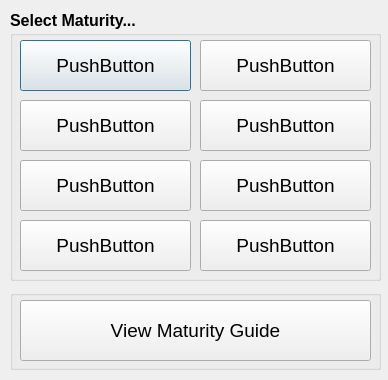
<ui version="4.0" >
 <class>matselDlg</class>
 <widget class="QDialog" name="matselDlg" >
  <property name="geometry" >
   <rect>
    <x>0</x>
    <y>0</y>
    <width>388</width>
    <height>380</height>
   </rect>
  </property>
  <property name="windowTitle" >
   <string>Maturity Selection</string>
  </property>
  <widget class="QGroupBox" name="groupBox" >
   <property name="geometry" >
    <rect>
     <x>10</x>
     <y>30</y>
     <width>371</width>
     <height>251</height>
    </rect>
   </property>
   <property name="title" >
    <string/>
   </property>
   <widget class="QPushButton" name="mat1Btn" >
    <property name="geometry" >
     <rect>
      <x>10</x>
      <y>10</y>
      <width>171</width>
      <height>51</height>
     </rect>
    </property>
    <property name="font" >
     <font>
      <pointsize>14</pointsize>
     </font>
    </property>
    <property name="text" >
     <string>PushButton</string>
    </property>
    <property name="checkable" >
     <bool>false</bool>
    </property>
   </widget>
   <widget class="QPushButton" name="mat5Btn" >
    <property name="geometry" >
     <rect>
      <x>190</x>
      <y>10</y>
      <width>171</width>
      <height>51</height>
     </rect>
    </property>
    <property name="font" >
     <font>
      <pointsize>14</pointsize>
     </font>
    </property>
    <property name="text" >
     <string>PushButton</string>
    </property>
    <property name="checkable" >
     <bool>false</bool>
    </property>
   </widget>
   <widget class="QPushButton" name="mat2Btn" >
    <property name="geometry" >
     <rect>
      <x>10</x>
      <y>70</y>
      <width>171</width>
      <height>51</height>
     </rect>
    </property>
    <property name="font" >
     <font>
      <pointsize>14</pointsize>
     </font>
    </property>
    <property name="text" >
     <string>PushButton</string>
    </property>
    <property name="checkable" >
     <bool>false</bool>
    </property>
   </widget>
   <widget class="QPushButton" name="mat6Btn" >
    <property name="geometry" >
     <rect>
      <x>190</x>
      <y>70</y>
      <width>171</width>
      <height>51</height>
     </rect>
    </property>
    <property name="font" >
     <font>
      <pointsize>14</pointsize>
     </font>
    </property>
    <property name="text" >
     <string>PushButton</string>
    </property>
    <property name="checkable" >
     <bool>false</bool>
    </property>
   </widget>
   <widget class="QPushButton" name="mat3Btn" >
    <property name="geometry" >
     <rect>
      <x>10</x>
      <y>130</y>
      <width>171</width>
      <height>51</height>
     </rect>
    </property>
    <property name="font" >
     <font>
      <pointsize>14</pointsize>
     </font>
    </property>
    <property name="text" >
     <string>PushButton</string>
    </property>
    <property name="checkable" >
     <bool>false</bool>
    </property>
   </widget>
   <widget class="QPushButton" name="mat7Btn" >
    <property name="geometry" >
     <rect>
      <x>190</x>
      <y>130</y>
      <width>171</width>
      <height>51</height>
     </rect>
    </property>
    <property name="font" >
     <font>
      <pointsize>14</pointsize>
     </font>
    </property>
    <property name="text" >
     <string>PushButton</string>
    </property>
    <property name="checkable" >
     <bool>false</bool>
    </property>
   </widget>
   <widget class="QPushButton" name="mat4Btn" >
    <property name="geometry" >
     <rect>
      <x>10</x>
      <y>190</y>
      <width>171</width>
      <height>51</height>
     </rect>
    </property>
    <property name="font" >
     <font>
      <pointsize>14</pointsize>
     </font>
    </property>
    <property name="text" >
     <string>PushButton</string>
    </property>
    <property name="checkable" >
     <bool>false</bool>
    </property>
   </widget>
   <widget class="QPushButton" name="mat8Btn" >
    <property name="geometry" >
     <rect>
      <x>190</x>
      <y>190</y>
      <width>171</width>
      <height>51</height>
     </rect>
    </property>
    <property name="font" >
     <font>
      <pointsize>14</pointsize>
     </font>
    </property>
    <property name="text" >
     <string>PushButton</string>
    </property>
    <property name="checkable" >
     <bool>false</bool>
    </property>
   </widget>
  </widget>
  <widget class="QGroupBox" name="groupBox_2" >
   <property name="geometry" >
    <rect>
     <x>10</x>
     <y>290</y>
     <width>371</width>
     <height>80</height>
    </rect>
   </property>
   <property name="title" >
    <string/>
   </property>
   <widget class="QPushButton" name="guideBtn" >
    <property name="geometry" >
     <rect>
      <x>10</x>
      <y>10</y>
      <width>351</width>
      <height>61</height>
     </rect>
    </property>
    <property name="font" >
     <font>
      <pointsize>14</pointsize>
     </font>
    </property>
    <property name="text" >
     <string>View Maturity Guide</string>
    </property>
   </widget>
  </widget>
  <widget class="QLabel" name="label" >
   <property name="geometry" >
    <rect>
     <x>10</x>
     <y>10</y>
     <width>139</width>
     <height>20</height>
    </rect>
   </property>
   <property name="font" >
    <font>
     <pointsize>12</pointsize>
     <weight>75</weight>
     <bold>true</bold>
    </font>
   </property>
   <property name="text" >
    <string>Select Maturity...</string>
   </property>
  </widget>
 </widget>
 <resources/>
 <connections/>
</ui>
